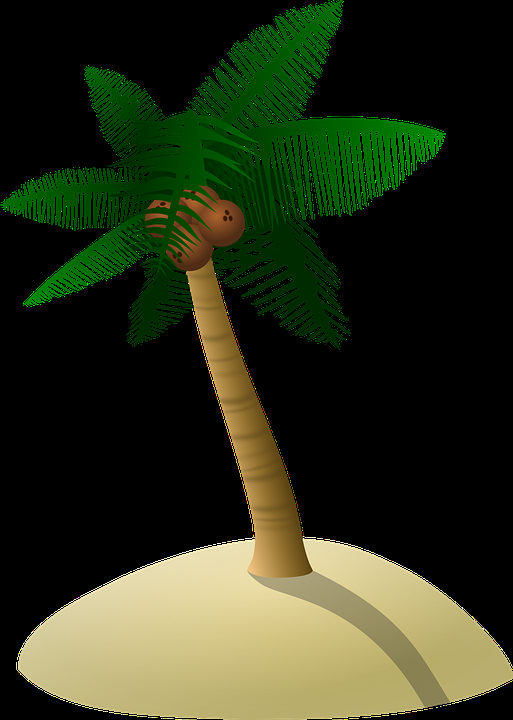
#> input picture lean_CV2/OPENCV-BASIC/coconut-tree-1892861_960_720.png, 513 x 720 px
$ python opencv.py
#> lines starting #> are read from the running program, lines starting #| are printed output that depends on the picture; after the words box and inside, x2 and y2 are one past the last pixel; in counts of white or black regions, pixels touching at a corner belong together
import random

import cv2
#đọc ảnh
image = cv2.imread("coconut-tree-1892861_960_720.png",1)
#> image is the input picture: shape (720, 513, 3); mean B, G, R 25.4, 50.1, 42.1
image=cv2.resize(image,(0,0),fx=1.3,fy=1.3)#thay đổi theo tỉ lệ
#> image: shape (936, 667, 3)
#xoai ảnh
image=cv2.rotate(image,cv2.ROTATE_90_CLOCKWISE) #XOAY 90 độ thuận chiều block
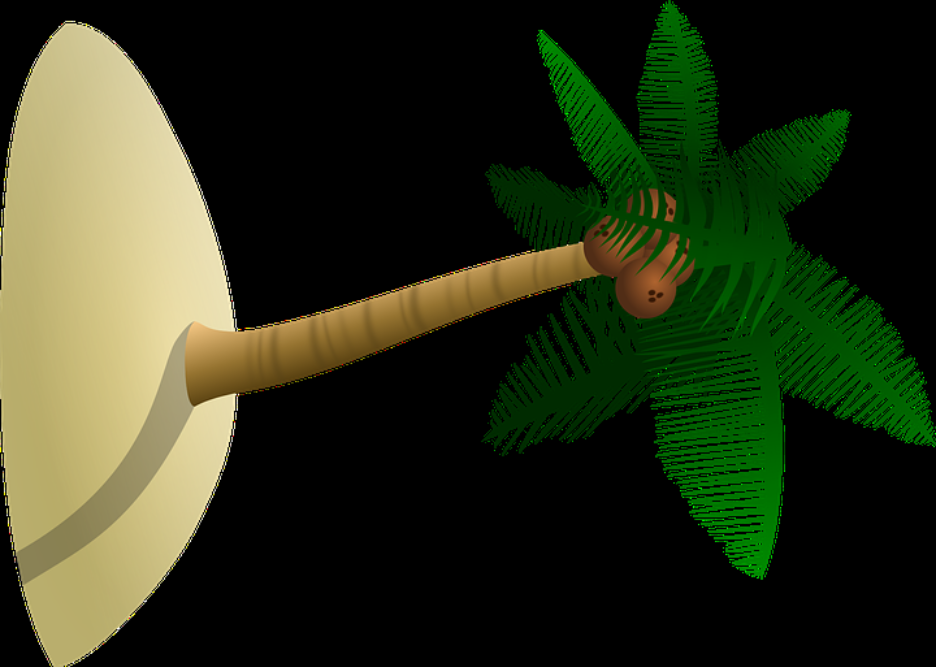
#> image: shape (667, 936, 3); mean B, G, R 25.4, 50.1, 42
print(image)              #ROTATE_90_COUNTERCLOCKWISE #Ngược chiều kim đồng hồ
#> (printed output is left out)
print(type(image))
#| <class 'numpy.ndarray'>
print(image.shape)#Với phương thức shape() , có thể linh hoạt lấy kích thước của bất kỳ đối tượng Python nào. Có, nó trả về một giá trị bộ cho biết kích thước của một đối tượng Python. Để hiểu đầu ra, bộ dữ liệu được trả về bởi phương thức shape() là số phần tử thực sự đại diện cho giá trị của chiều của đối tượng.
#| (667, 936, 3)

for i in range(100):
    for j in range(image.shape[1]):
        image[i][j]=[random.randint(0,255),random.randint(0,255),random.randint(0,255)]
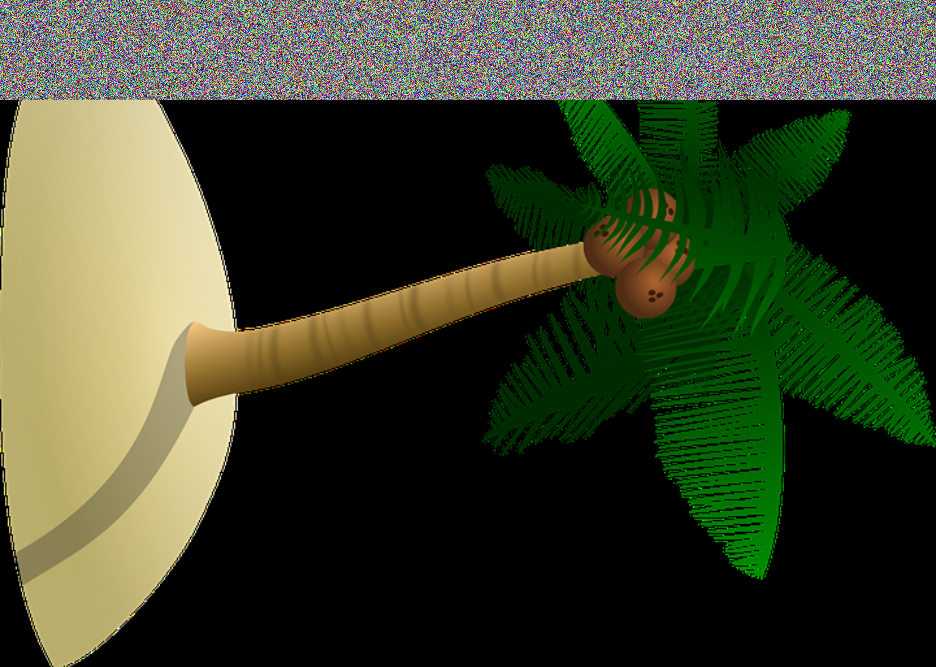
#> image: shape (667, 936, 3); 14.99% of pixels changed, all inside (x1, y1, x2, y2) = (0, 0, 936, 100)
vungchon=image[0:100,200:400]
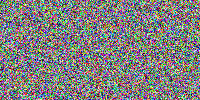
#> vungchon: shape (100, 200, 3); mean B, G, R 127, 127.2, 128.6
image[300:400,150:350]=vungchon
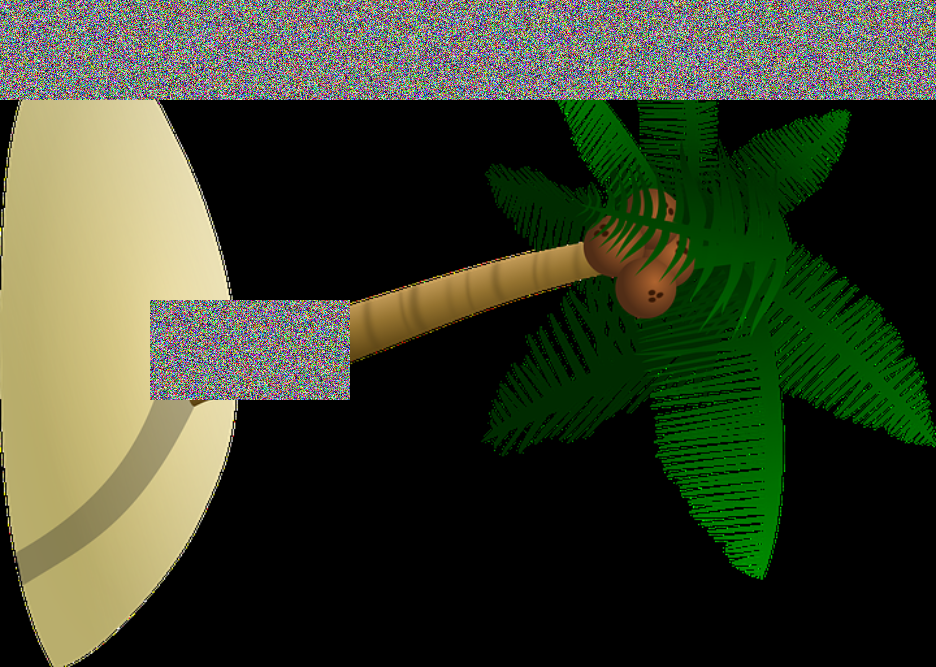
#> image: shape (667, 936, 3); 3.2% of pixels changed, all inside (x1, y1, x2, y2) = (150, 300, 350, 400)
cv2.imshow("anh",image)
n=cv2.waitKey()
#> (key Esc is pressed here)

if n==ord("s"):#nếu nhắn phím bất kì có n bằng s
    cv2.imwrite("anhmoi.png",image)#thì lưu ảnh
print(n)
cv2.destroyAllWindows()
